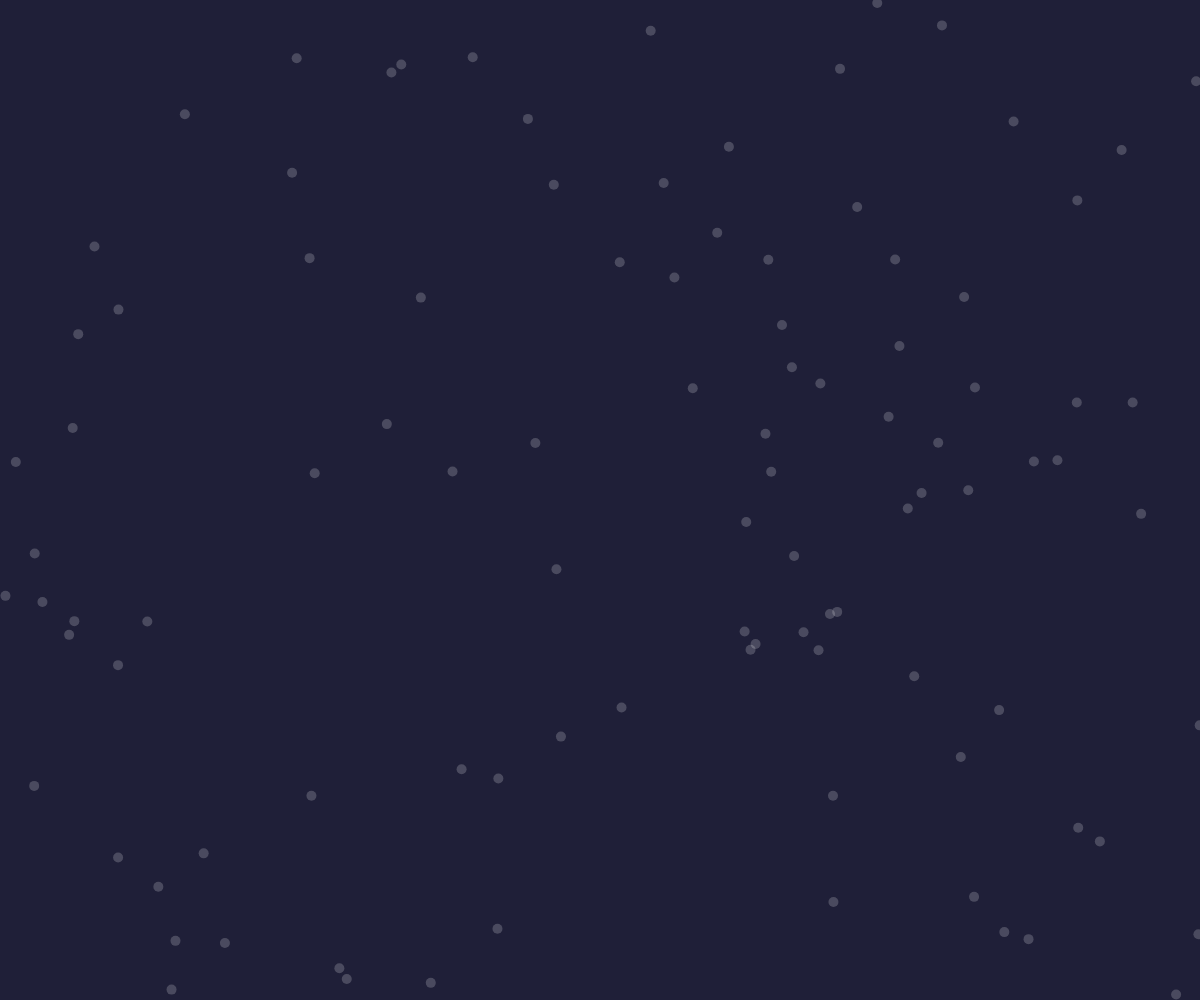
Frame 1 (no input)
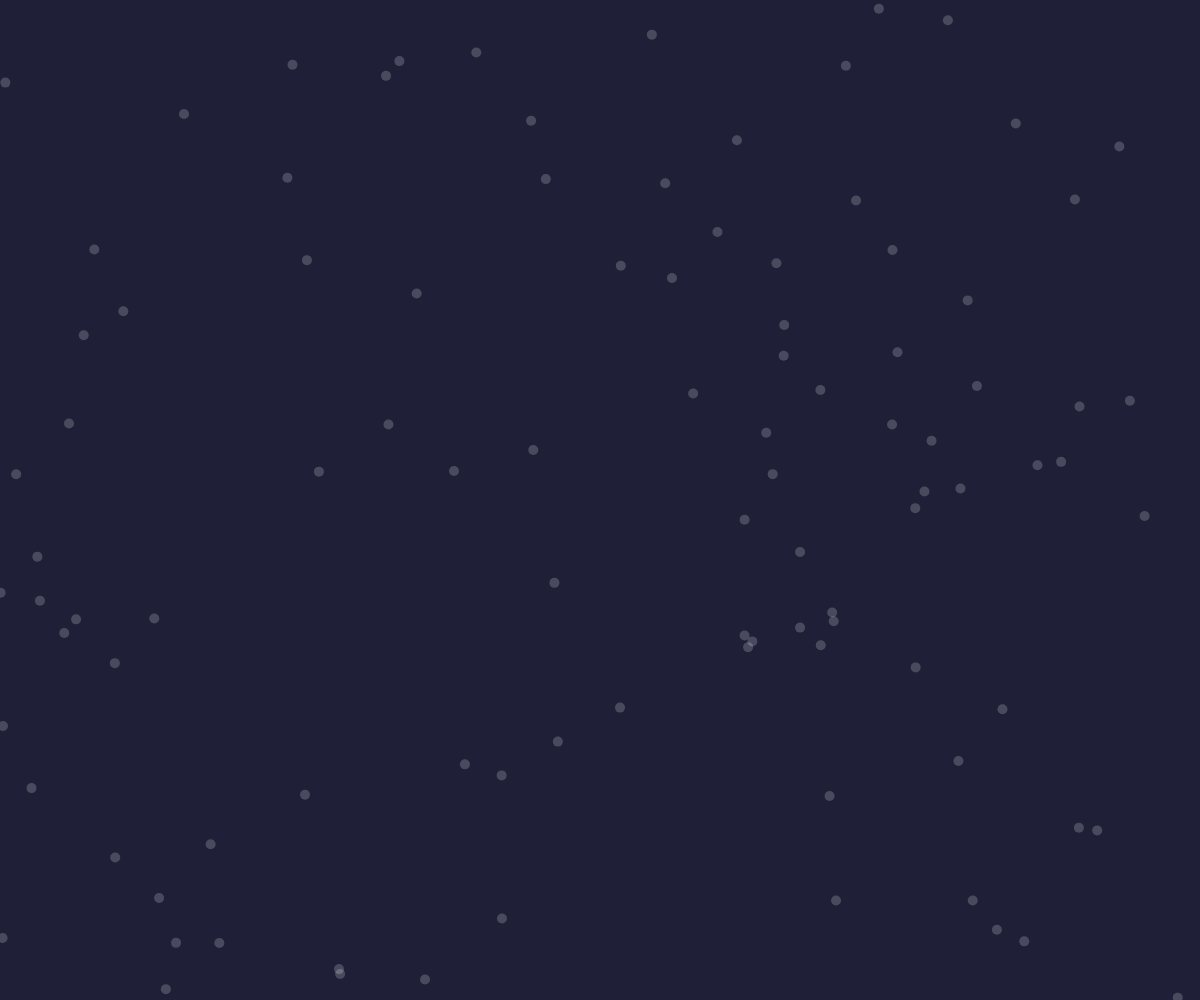
Frame 60 (no input)
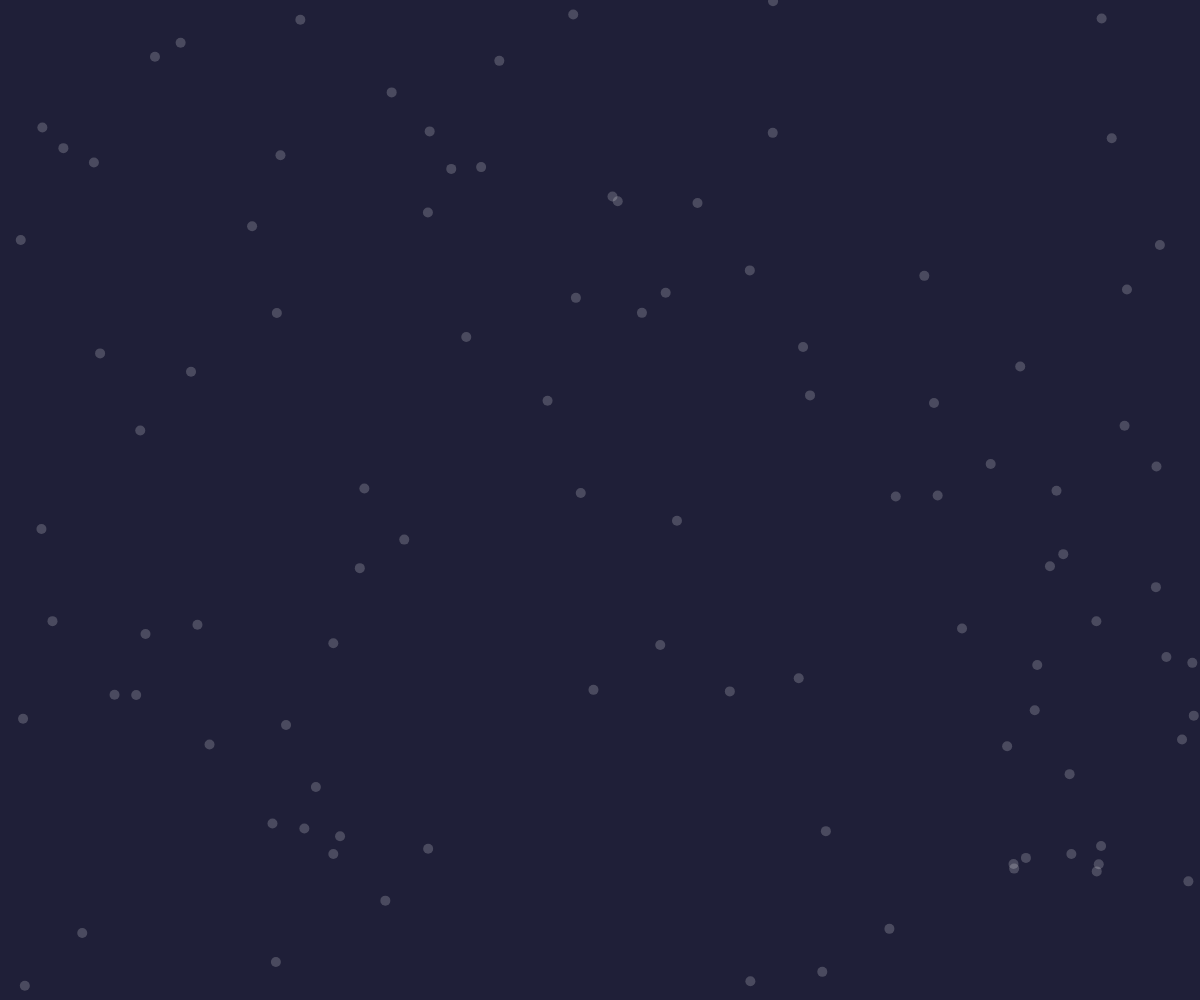
Frame 120 (the mouse pressed at the canvas centre since frame 60)

The p5.js sketch that drew these frames (run headless with seeded random() and noise() and a simulated clock; from frame 60 on, the mouse is pressed at the canvas centre):

// p5.js sketch
// ── sketch.js
let objects = [];
const drag = 0.99;
let m = 100;

let prevMouse;
let mouse;

function setup() {
  createCanvas(windowWidth, windowHeight);
  
  for(let i=0;i<100;i++){
    objects.push(new Objects(random(0, width), random(0, height), m));
  }
  // console.log(objects)
}

function draw() {
  background("#1f1f38");
  let F;
  mouse = createVector(mouseX, mouseY);
  prevMouse = createVector(pmouseX, pmouseY);
  F = p5.Vector.sub(mouse, prevMouse)
  
  
  
  for(let i=0;i<100;i++){
    objects[i].force(F.copy());
    objects[i].update();
    objects[i].show();
  }
  // console.log(objects)
}
// ── Objects.js
class Objects{
  constructor(x, y, m){
    this.pos = createVector(x, y);
    this.m = m;
    this.v = createVector(0, 0);
  }
  update(){
    this.pos.add(this.v)
    let F = p5.Vector.random2D();
    F.setMag(random(0, 5));
    F.div(this.m)
    this.v.add(F);
    this.v.mult(drag)
    
    if(this.pos.x > width){
      this.pos.x -= width;
    }
    else if(this.pos.x < 0){
           this.pos.x += width;
    }
    if(this.pos.y > height){
      this.pos.y -= height;
    }
    else if(this.pos.y < 0){
           this.pos.y += height;
    }
  }
  
  force(F){
    F.div(this.m)
    this.v.add(F);
  }
  
  show(){
    push();
    fill(255, 50);
    noStroke();
    circle(this.pos.x%width, this.pos.y%height, 10);
    pop();
  }
}
